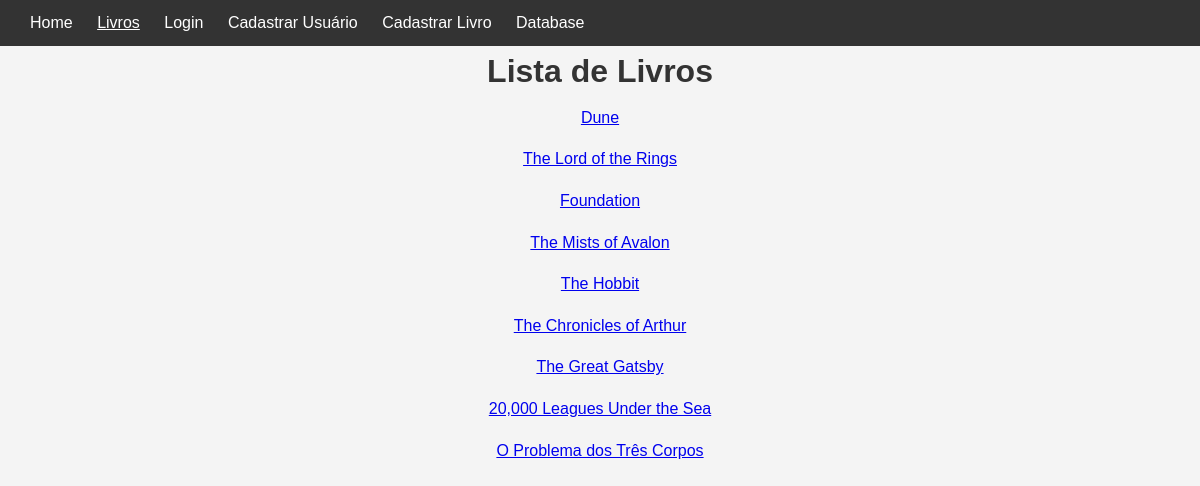
The page /Livros on the database its author committed.
### tables this page shows
CREATE TABLE "Livros" (
	"ID"	integer NOT NULL UNIQUE,
	"Title"	text NOT NULL UNIQUE,
	"Author"	text NOT NULL, Cover TEXT,
	PRIMARY KEY("ID" AUTOINCREMENT)
);

### app.py (the view)
@app.route('/Livros')
def Exibir_Todos_Livros():
	Conexao = sqlite3.connect('Banco_de_Dados.db')
	Conexao.row_factory = sqlite3.Row
	entries = Conexao.execute('SELECT * FROM Livros').fetchall()
	Conexao.close()
	return render_template('Livros.html', entries=entries)

### templates/Livros.html (shortened to what this page needs)
<!DOCTYPE html>
<html lang="pt-br">
<head>
    <link rel="stylesheet" href="{{ url_for('static', filename='styles.css') }}">
</head>
<body>
    <header class="barra_navegacao">
        <a href="{{ url_for('index') }}">Home</a>
        <a class="active" href="{{ url_for('Exibir_Todos_Livros') }}">Livros</a>
        {% if session['user'] %}
            <a href="{{ url_for('usuario') }}">Usuário</a>
            <a href="{{ url_for('deslogar') }}">Deslogar</a>
        {% else %}
            <a href="{{ url_for('logar') }}">Login</a>
            <a href="{{ url_for('cadastrar_usuario') }}">Cadastrar Usuário</a>
        {% endif %}
        <a href="{{ url_for('cadastrar_livro') }}">Cadastrar Livro</a>
        <a href="{{ url_for('verificarDatabase') }}">Database</a>
    </header>
    <center>
    <main>
        <h1>Lista de Livros</h1>
        <ul>
            {% for entry in entries %}
                <li>
                    <a href="{{ url_for('Exibir_Livro', id=entry['ID']) }}">{{ entry['Title'] }}</a>
                </li>
            {% endfor %}
        </ul>
    </main>
    </center>
</body>
</html>

### static/styles.css (style rules this page uses)
body, h1, h2, p, ul, li, a, button { margin: 0; padding: 0; box-sizing: border-box; }
body { font-family: Arial, sans-serif; line-height: 1.6; background-color: #f4f4f4; color: #333; }
.barra_navegacao { background-color: #333; color: #fff; padding: 10px 20px; }
.barra_navegacao a { color: #fff; text-decoration: none; margin: 0 10px; }
.barra_navegacao a.active, .barra_navegacao a:hover { text-decoration: underline; }
h1, h2 { color: #333; }
ul { list-style-type: none; }
li { padding: 8px; }

### rows shown on the page
Livros: Title "Dune"
Livros: Title "The Lord of the Rings"
Livros: Title "Foundation"
Livros: Title "The Mists of Avalon"
Livros: Title "The Hobbit"
Livros: Title "The Chronicles of Arthur"
Livros: Title "The Great Gatsby"
Livros: Title "20,000 Leagues Under the Sea"
Livros: Title "O Problema dos Três Corpos"
